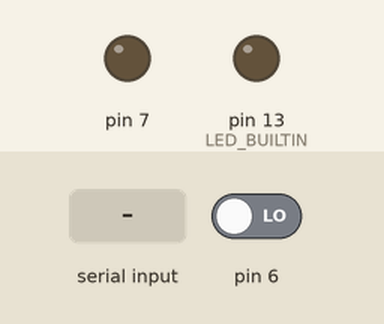
Simulated run of this sketch. Board: Arduino Uno, built with avr-gcc and run on an emulated ATmega328P. Parts: output pins drawn as LEDs (lit = HIGH). Inputs (shaded band) come from the test bench; at power-on: pin 6 LOW. What the sketch prints to the serial monitor is not drawn.

Above: at 1.2 s.
1.3 s: byte 30 received over Serial
2.8 s: pin 6 driven HIGH
At 3.9 s:
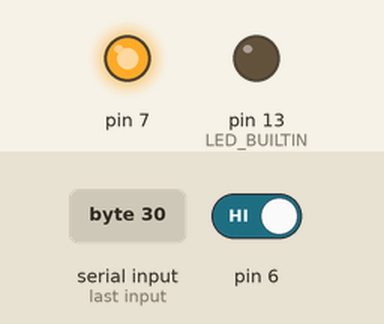
4.3 s: byte 90 received over Serial
5.8 s: pin 6 driven LOW
At 6.1 s:
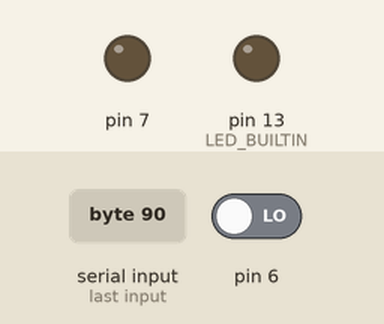
7.3 s: byte 120 received over Serial
Timing chart, 0 to 9.8 s (numbered marks = the images above; inputs shaded):
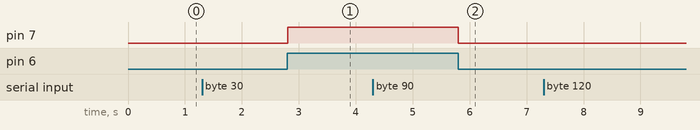

Measured:
- after the input at 2.8 s, pin 7: LOW → HIGH at once
- after the input at 5.8 s, pin 7: HIGH → LOW at once

The sketch:

gpio_recieve.ino
```cpp
byte character = 0;
void setup() {
  Serial.begin(9600);
  pinMode(LED_BUILTIN, OUTPUT);
  pinMode(6, INPUT);
  pinMode(7, OUTPUT);
}

void loop() {
  digitalWrite(7, digitalRead(6));
  Serial.println(digitalRead(6));
  digitalWrite(LED_BUILTIN, LOW);
  if (Serial.available()) {
    digitalWrite(LED_BUILTIN, HIGH);
    character = Serial.read();
    Serial.println((char)character);
  }
}
```
